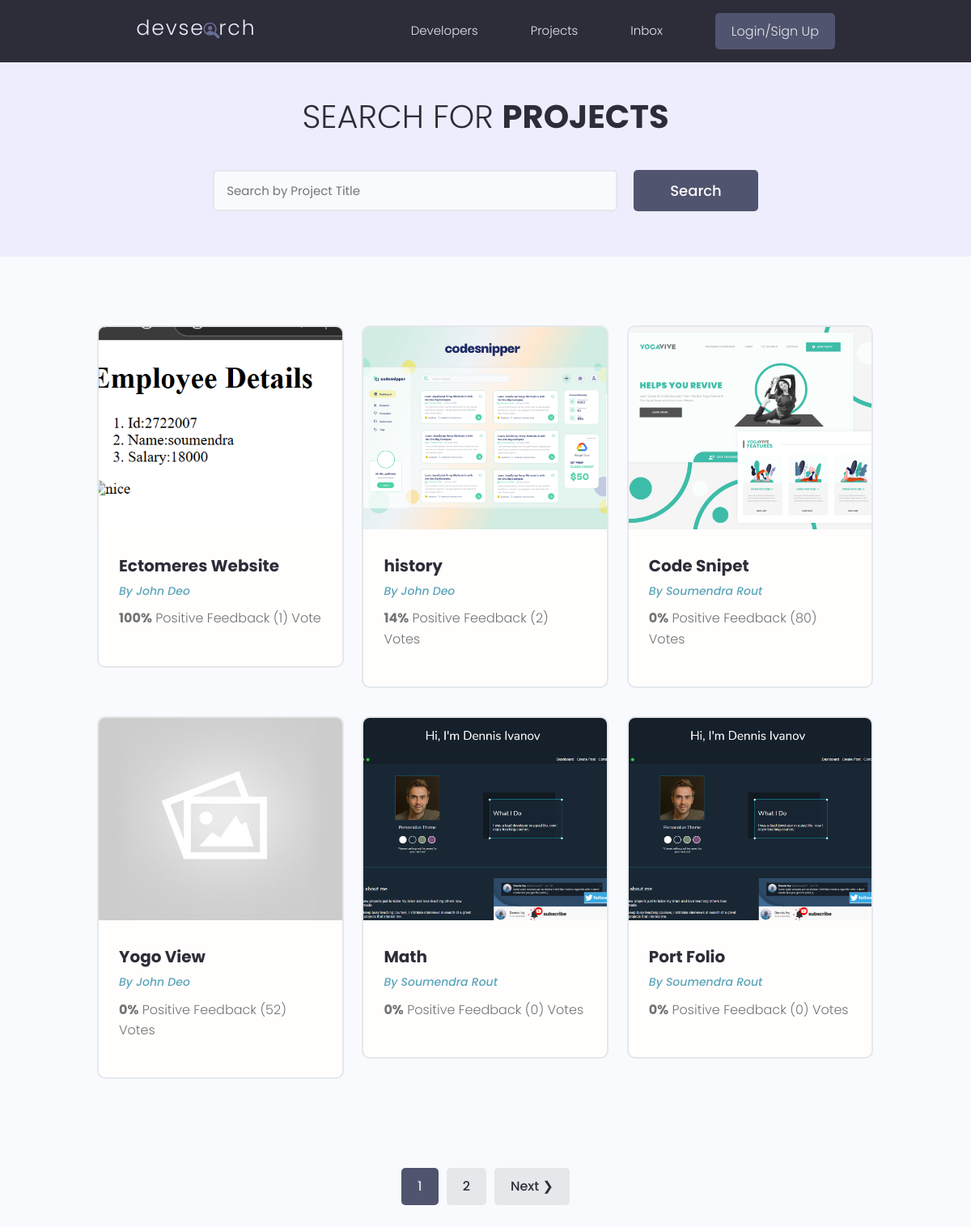
The app's page /projects/, older data.
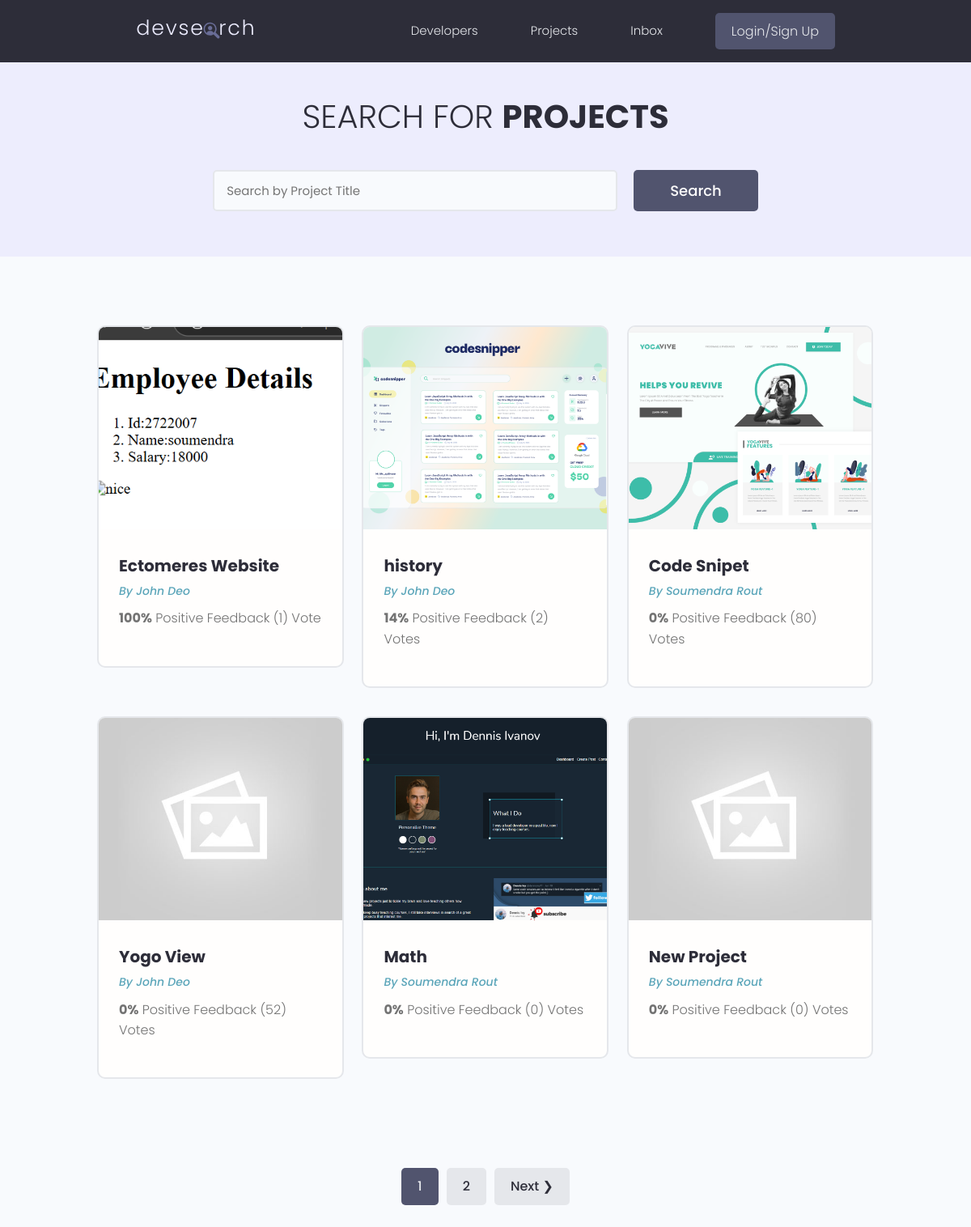
The same page, newer data.
### projects/models.py (models this page shows, shortened)
class Project(models.Model):
    owner = models.ForeignKey(Profile,on_delete=models.SET_NULL,null=True,blank=True)
    title = models.CharField(max_length=200)
    discription = models.TextField(null=True,blank=True)
    featured_image = models.ImageField(null=True,blank=True,default="default.jpg")
    demo_link = models.CharField(max_length=2000,null=True,blank=True)
    source_link = models.CharField(max_length=2000,null=True,blank=True)
    tag = models.ManyToManyField('Tag',blank=True)
    vote_total = models.IntegerField(default=0,null=True,blank=True)
    vote_ratio = models.IntegerField(default=0,null=True,blank=True)
    created = models.DateTimeField(auto_now_add=True)
    id = models.UUIDField(default=uuid.uuid4,unique=True,primary_key=True,editable=False)
    class Meta:
        ordering = ['-vote_ratio','-vote_total','title']

### users/models.py (models this page shows, shortened)
class Profile(models.Model):
    user = models.OneToOneField(User,on_delete=models.CASCADE,null=True,blank=True)
    name = models.CharField(max_length=200,blank=True,null=True)
    email = models.EmailField(max_length=500, blank=True,null=True)
    username = models.CharField(max_length=200,blank=True,null=True)
    location = models.CharField(max_length=200,blank=True,null=True)
    short_intro = models.CharField(max_length=200,blank=True,null=True)
    bio = models.TextField(blank=True,null=True)
    profile_image = models.ImageField(null=True,blank=True,upload_to='profiles/',default='profiles/user-default.png')
    social_github = models.CharField(max_length=200,blank=True,null=True)
    social_twitter = models.CharField(max_length=200,blank=True,null=True)
    social_linkedin = models.CharField(max_length=200,blank=True,null=True)
    social_youtube = models.CharField(max_length=200,blank=True,null=True)
    social_website = models.CharField(max_length=200,blank=True,null=True)
    created = models.DateTimeField(auto_now_add=True)
    id = models.UUIDField(default=uuid.uuid4,unique=True,primary_key=True,editable=False)

### projects/views.py (the view)
# urls.py: path('projects/',include('projects.urls')),
def projects(request):
    projects ,search_query = searchProjects(request)
    custom_range,projects = paginationProject(request,projects,6)
    context = {'projects':projects,'search_query':search_query,'custom_range':custom_range}
    return render(request,'projects/projects.html',context)

### projects/utils.py (called while the page is built)
def searchProjects(request):
    search_query = ''
    if request.GET.get('search_query'):
        search_query = request.GET.get('search_query')
    tags = Tag.objects.filter(name__icontains=search_query)
    projects = Project.objects.distinct().filter(
        Q(title__icontains = search_query) |
        Q(discription__icontains = search_query) |
        Q(owner__name__icontains = search_query) |
        Q(tag__in = tags)
    )
    return projects,search_query

def paginationProject(request,projects,result):
    page = request.GET.get('page')
    paginator = Paginator(projects,result)
    try:
        projects = paginator.page(page)
    except PageNotAnInteger:
        page = 1
        projects = paginator.page(page)
    except EmptyPage:
        page =paginator.num_pages
        projects = paginator.page(page)
    leftIndex = (int(page)-4)
    if leftIndex < 1:
        leftIndex = 1
    rightIndex = (int(page)+5)
    if rightIndex > paginator.num_pages:
        rightIndex = paginator.num_pages + 1
    custom_range=range(leftIndex,rightIndex)
    return custom_range,projects

### projects/templates/projects/projects.html (shortened to what this page needs)
{% extends 'main.html' %}
{% block content %}
  <main class="projects">
    <section class="hero-section text-center">
      <div class="container container--narrow">
        <div class="hero-section__box">
          <h2>Search for <span>Projects</span></h2>
        </div>
        <div  class="hero-section__search">
          <form id='searchForm' class="form" action="{% url 'projects'%}" method="get">
            <div class="form__field">
              <input class="input input--text" id="formInput#search" type="text" name="search_query"
                placeholder="Search by Project Title" value="{{search_query}}" />
            </div>
            <input class="btn btn--sub btn--lg" type="submit" value="Search" />
          </form>
        </div>
      </div>
    </section>
    <section class="projectsList">
      <div class="container">
        <div class="grid grid--three">
          {% for item in projects %}
          <div class="column">
            <div class="card project">
              <a href="{% url 'project' item.id %}" class="project">
                <img class="project__thumbnail" src="{{ item.featured_image.url}}" alt="project thumbnail" />
                <div class="card__body">
                  <h3 class="project__title">{{item.title}}</h3>
                  <p><a class="project__author" href="{% url 'user-profile' item.owner.id %}">By {{ item.owner.name }}</a></p>
                  <p class="project--rating">
                    <span style="font-weight: bold;">{{item.vote_ratio}}%</span> Positive
                    Feedback ({{item.vote_total}}) Vote{{item.vote_total|pluralize:"s"}}
                  </p>
                </div>
              </a>
            </div>
          </div>
          {% endfor %}
        </div>
      </div>
    </section>
      {% include "pagination.html" with queryset=projects custom_range=custom_range%}
  </main>
{% endblock content %}

Row changes from the older to the newer data that the page shows:
no longer on this page (row unchanged): Project: featured_image (picture), title "Port Folio", owner.name "Soumendra Rout", vote_ratio "0", vote_total "0"
added Project: featured_image (placeholder picture), title "New Project", owner.name "Soumendra Rout", vote_ratio "0", vote_total "0"
